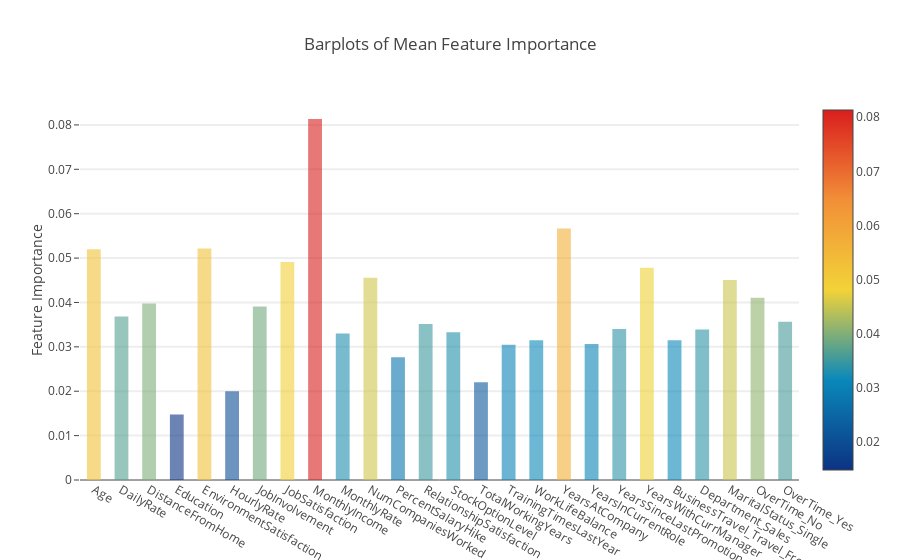

The notebook cell saved with this chart:
### Code cell
y = feature_dataframe['mean'].values
x = feature_dataframe['features'].values
data = [go.Bar(
            x= x,
             y= y,
            width = 0.5,
            marker=dict(
               color = feature_dataframe['mean'].values,
            colorscale='Portland',
            showscale=True,
            reversescale = False
            ),
            opacity=0.6
        )]

layout= go.Layout(
    autosize= True,
    title= 'Barplots of Mean Feature Importance',
    hovermode= 'closest',
#     xaxis= dict(
#         title= 'Pop',
#         ticklen= 5,
#         zeroline= False,
#         gridwidth= 2,
#     ),
    yaxis=dict(
        title= 'Feature Importance',
        ticklen= 5,
        gridwidth= 2
    ),
    showlegend= False
)
fig = go.Figure(data=data, layout=layout)
py.iplot(fig, filename='bar-direct-labels')

### Figure 1 — Plotly figure (JSON) as saved in the notebook; plotly's stock layout.template omitted (floating-point values rounded to 4 significant figures)
{"data": [{"marker": {"color": [0.05198, 0.03682, 0.03974, 0.01478, 0.05216, 0.02001, 0.03907, 0.0491, 0.08134, 0.03301, 0.04559, 0.02766, 0.03514, 0.03328, 0.02203, 0.03045, 0.0315, 0.05665, 0.03064, 0.034, 0.04782, 0.03149, 0.03391, 0.04509, 0.04106, 0.03566], "colorscale": "Portland", "reversescale": false, "showscale": true}, "opacity": 0.6, "type": "bar", "width": 0.5, "x": ["Age", "DailyRate", "DistanceFromHome", "Education", "EnvironmentSatisfaction", "HourlyRate", "JobInvolvement", "JobSatisfaction", "MonthlyIncome", "MonthlyRate", "NumCompaniesWorked", "PercentSalaryHike", "RelationshipSatisfaction", "StockOptionLevel", "TotalWorkingYears", "TrainingTimesLastYear", "WorkLifeBalance", "YearsAtCompany", "YearsInCurrentRole", "YearsSinceLastPromotion", "YearsWithCurrManager", "BusinessTravel_Travel_Frequently", "Department_Sales", "MaritalStatus_Single", "OverTime_No", "OverTime_Yes"], "y": [0.05198, 0.03682, 0.03974, 0.01478, 0.05216, 0.02001, 0.03907, 0.0491, 0.08134, 0.03301, 0.04559, 0.02766, 0.03514, 0.03328, 0.02203, 0.03045, 0.0315, 0.05665, 0.03064, 0.034, 0.04782, 0.03149, 0.03391, 0.04509, 0.04106, 0.03566]}], "layout": {"autosize": true, "hovermode": "closest", "showlegend": false, "title": "Barplots of Mean Feature Importance", "yaxis": {"gridwidth": 2, "ticklen": 5, "title": "Feature Importance"}}}
